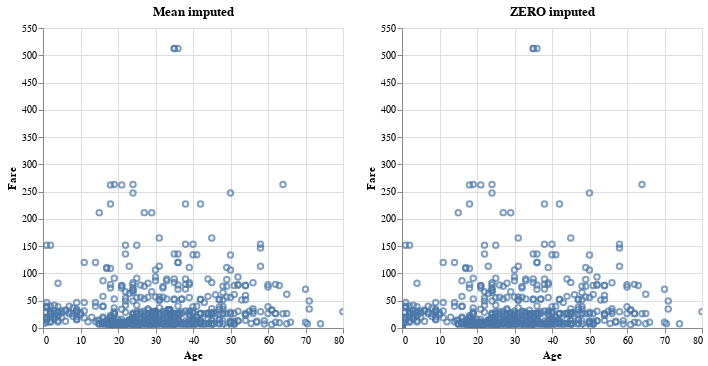

The cell this chart's notebook holds for it:
### Markdown cell above
# T6. Reflect on the differences you see in these plots.

### Code cell
plot1=alt.Chart(df1_copy).mark_point().encode(x='Age',y='Fare').properties(title = "Mean imputed").interactive()
plot2=alt.Chart(df1).mark_point().encode(x='Age',y='Fare').properties(title = "ZERO imputed").interactive()
plot12=alt.hconcat(plot1,plot2)
plot12

### Figure 1 — Vega-Lite specification as saved in the notebook (floating-point values rounded to 4 significant figures; data arrays with more than 128 entries replaced by an {"elided": "..."} marker saying what was removed)
{"config": {"view": {"continuousWidth": 300, "continuousHeight": 300}}, "hconcat": [{"data": {"name": "data-8c65edb9ed59f28956f355023f8dd50e"}, "mark": {"type": "point"}, "encoding": {"x": {"field": "Age", "type": "quantitative"}, "y": {"field": "Fare", "type": "quantitative"}}, "name": "view_9", "title": "Mean imputed"}, {"data": {"name": "data-00683f642dfb7b6e0637dd88ef801cf8"}, "mark": {"type": "point"}, "encoding": {"x": {"field": "Age", "type": "quantitative"}, "y": {"field": "Fare", "type": "quantitative"}}, "name": "view_10", "title": "ZERO imputed"}], "params": [{"name": "param_13", "select": {"type": "interval", "encodings": ["x", "y"]}, "bind": "scales", "views": ["view_9"]}, {"name": "param_14", "select": {"type": "interval", "encodings": ["x", "y"]}, "bind": "scales", "views": ["view_10"]}], "$schema": "https://vega.github.io/schema/vega-lite/v5.14.1.json", "datasets": {"data-8c65edb9ed59f28956f355023f8dd50e": {"elided": "891 records"}, "data-00683f642dfb7b6e0637dd88ef801cf8": {"elided": "891 records"}}}
